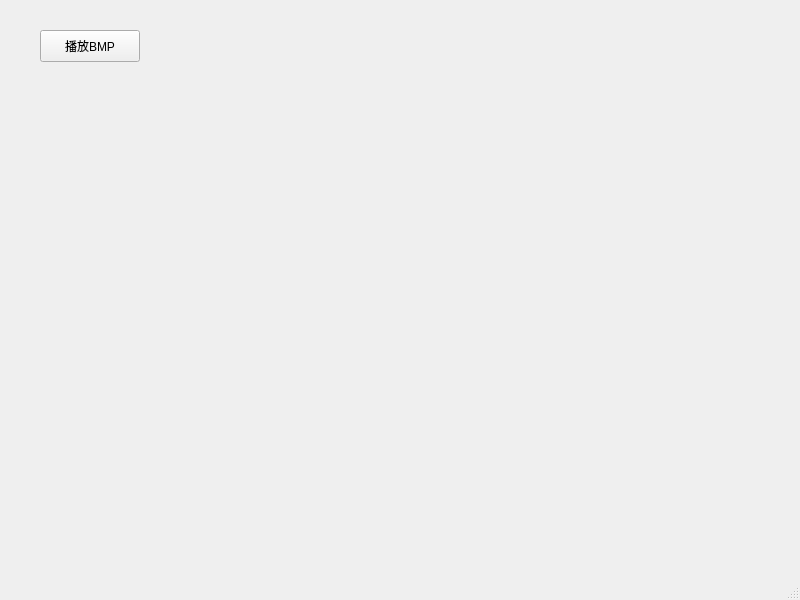
<?xml version="1.0" encoding="UTF-8"?>
<ui version="4.0">
 <class>MainWindow</class>
 <widget class="QMainWindow" name="MainWindow">
  <property name="geometry">
   <rect>
    <x>0</x>
    <y>0</y>
    <width>800</width>
    <height>600</height>
   </rect>
  </property>
  <property name="windowTitle">
   <string>MainWindow</string>
  </property>
  <widget class="QWidget" name="centralwidget">
   <widget class="QPushButton" name="playPCM">
    <property name="geometry">
     <rect>
      <x>40</x>
      <y>30</y>
      <width>100</width>
      <height>32</height>
     </rect>
    </property>
    <property name="text">
     <string>播放BMP</string>
    </property>
   </widget>
  </widget>
  <widget class="QMenuBar" name="menubar">
   <property name="geometry">
    <rect>
     <x>0</x>
     <y>0</y>
     <width>800</width>
     <height>24</height>
    </rect>
   </property>
  </widget>
  <widget class="QStatusBar" name="statusbar"/>
 </widget>
 <resources/>
 <connections/>
</ui>
